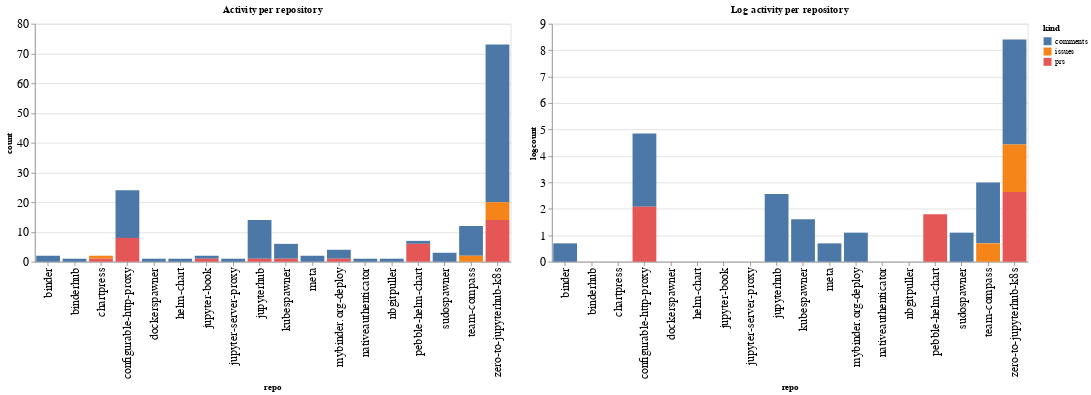

The code cell stored with this chart in its notebook:
### Code cell
ch1 = alt.Chart(repo_summaries, width=600, title="Activity per repository").mark_bar().encode(
    x='repo',
    y='count',
    color='kind',
    tooltip="kind"
)

ch2 = alt.Chart(repo_summaries, width=600, title="Log activity per repository").mark_bar().encode(
    x='repo',
    y='logcount',
    color='kind',
    tooltip="kind"
)

ch1 | ch2

### Figure 1 — Vega-Lite specification as saved in the notebook (floating-point values rounded to 4 significant figures)
{"config": {"axisLeft": {"labelFontSize": 15}, "axisBottom": {"labelFontSize": 15}}, "hconcat": [{"mark": "bar", "encoding": {"color": {"type": "nominal", "field": "kind"}, "tooltip": {"type": "nominal", "field": "kind"}, "x": {"type": "nominal", "field": "repo"}, "y": {"type": "quantitative", "field": "count"}}, "title": "Activity per repository", "width": 600}, {"mark": "bar", "encoding": {"color": {"type": "nominal", "field": "kind"}, "tooltip": {"type": "nominal", "field": "kind"}, "x": {"type": "nominal", "field": "repo"}, "y": {"type": "quantitative", "field": "logcount"}}, "title": "Log activity per repository", "width": 600}], "data": {"name": "data-ccf8fdedc78b107bf7d5bee93d8d83e0"}, "$schema": "https://vega.github.io/schema/vega-lite/v4.8.1.json", "datasets": {"data-ccf8fdedc78b107bf7d5bee93d8d83e0": [{"repo": "binder", "kind": "comments", "count": 2, "logcount": 0.6931}, {"repo": "binderhub", "kind": "comments", "count": 1, "logcount": 0.0}, {"repo": "chartpress", "kind": "issues", "count": 1, "logcount": 0.0}, {"repo": "chartpress", "kind": "prs", "count": 1, "logcount": 0.0}, {"repo": "configurable-http-proxy", "kind": "comments", "count": 16, "logcount": 2.773}, {"repo": "configurable-http-proxy", "kind": "prs", "count": 8, "logcount": 2.079}, {"repo": "dockerspawner", "kind": "comments", "count": 1, "logcount": 0.0}, {"repo": "helm-chart", "kind": "comments", "count": 1, "logcount": 0.0}, {"repo": "jupyter-book", "kind": "comments", "count": 1, "logcount": 0.0}, {"repo": "jupyter-book", "kind": "prs", "count": 1, "logcount": 0.0}, {"repo": "jupyter-server-proxy", "kind": "comments", "count": 1, "logcount": 0.0}, {"repo": "jupyterhub", "kind": "comments", "count": 13, "logcount": 2.565}, {"repo": "jupyterhub", "kind": "prs", "count": 1, "logcount": 0.0}, {"repo": "kubespawner", "kind": "comments", "count": 5, "logcount": 1.609}, {"repo": "kubespawner", "kind": "prs", "count": 1, "logcount": 0.0}, {"repo": "meta", "kind": "comments", "count": 2, "logcount": 0.6931}, {"repo": "mybinder.org-deploy", "kind": "comments", "count": 3, "logcount": 1.099}, {"repo": "mybinder.org-deploy", "kind": "prs", "count": 1, "logcount": 0.0}, {"repo": "nativeauthenticator", "kind": "comments", "count": 1, "logcount": 0.0}, {"repo": "nbgitpuller", "kind": "comments", "count": 1, "logcount": 0.0}, {"repo": "pebble-helm-chart", "kind": "comments", "count": 1, "logcount": 0.0}, {"repo": "pebble-helm-chart", "kind": "prs", "count": 6, "logcount": 1.792}, {"repo": "sudospawner", "kind": "comments", "count": 3, "logcount": 1.099}, {"repo": "team-compass", "kind": "comments", "count": 10, "logcount": 2.303}, {"repo": "team-compass", "kind": "issues", "count": 2, "logcount": 0.6931}, {"repo": "zero-to-jupyterhub-k8s", "kind": "comments", "count": 53, "logcount": 3.97}, {"repo": "zero-to-jupyterhub-k8s", "kind": "issues", "count": 6, "logcount": 1.792}, {"repo": "zero-to-jupyterhub-k8s", "kind": "prs", "count": 14, "logcount": 2.639}]}}
